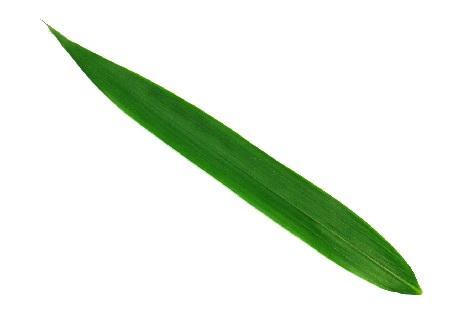
#> input picture fast_seg-master/1001.jpg, 450 x 330 px
$ python ROI.py ../1001.jpg ../1002.jpg
#> lines starting #> are read from the running program, lines starting #| are printed output that depends on the picture
import cv2
import os, sys
import numpy as np


def ROI(img, roi):
    roi = cv2.resize(src= roi, dsize = (img.shape[1], img.shape[0]))
    thresh, roi = cv2.threshold(roi, 128, 1, type = cv2.THRESH_BINARY)
    new_img = img*np.abs(1-roi)
    return new_img

if __name__ == "__main__":
    assert len(sys.argv) == 3, '[USAGE] $ python opencv_ROI.py input_image roi_image'
    input_image_path, roi_image_path = sys.argv[1], sys.argv[2]

    assert os.path.isfile(input_image_path), 'Image not found @ %s' % input_image_path
    assert os.path.isfile(roi_image_path), 'ROI not found @ %s' % roi_image_path

    img = cv2.imread(input_image_path)       # shape: (588, 586, 3)
#> img is the input picture: shape (330, 450, 3); mean B, G, R 225.9, 237.6, 228.7
    roi = cv2.imread(roi_image_path)         # shape: (300, 300, 3)
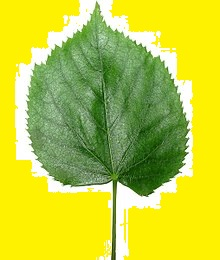
#> input picture fast_seg-master/1002.jpg, 220 x 260 px
#> roi is the input picture: shape (260, 220, 3); mean B, G, R 59.1, 204, 193.2

    new_img = ROI(img, roi)
#> in ROI, `roi = cv2.resize(src= roi, dsize = (img.shape[1], img.shape[0]))`:
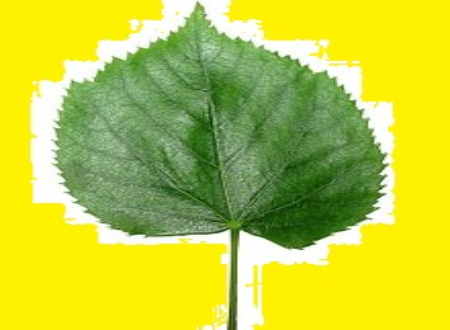
#> roi: shape (330, 450, 3); mean B, G, R 59, 203.9, 193.1
#> in ROI, `thresh, roi = cv2.threshold(roi, 128, 1, type = cv2.THRESH_BINARY)`:
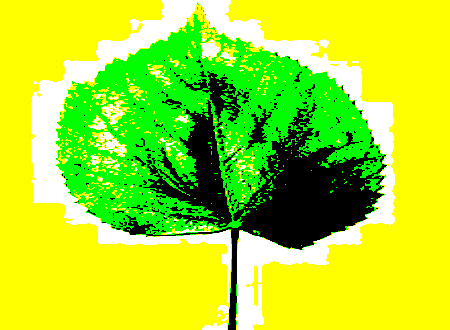
#> roi: shape (330, 450, 3); mean B, G, R 0.14, 0.875, 0.669; drawn with 1 as white
#> in ROI, `new_img = img*np.abs(1-roi)`:
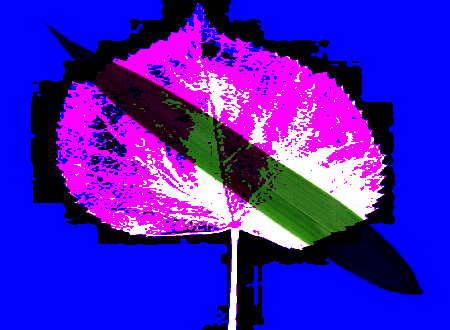
#> new_img: shape (330, 450, 3); mean B, G, R 192.4, 25.6, 66.5

    cv2.imwrite('new_%s' % os.path.basename(input_image_path), new_img)
